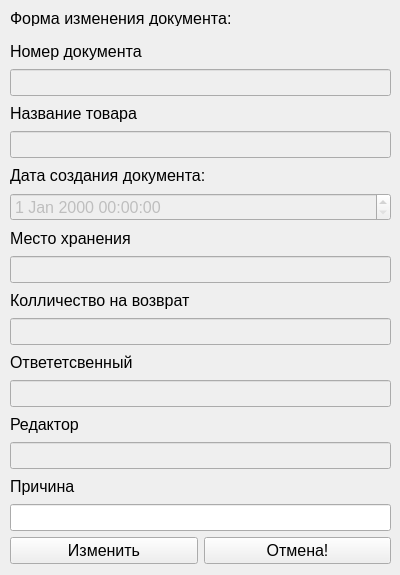
<?xml version="1.0" encoding="UTF-8"?>
<ui version="4.0">
 <class>MainUsersWorkersReturnModify</class>
 <widget class="QWidget" name="MainUsersWorkersReturnModify">
  <property name="geometry">
   <rect>
    <x>0</x>
    <y>0</y>
    <width>400</width>
    <height>575</height>
   </rect>
  </property>
  <property name="windowTitle">
   <string>Изменение</string>
  </property>
  <property name="windowIcon">
   <iconset resource="src.qrc">
    <normaloff>:/images/img/logopm.png</normaloff>:/images/img/logopm.png</iconset>
  </property>
  <property name="styleSheet">
   <string notr="true">#MainUsersWorkersReturnModify{
border-image: url(:/images/img/fonpril.png);}</string>
  </property>
  <widget class="QLabel" name="label">
   <property name="geometry">
    <rect>
     <x>10</x>
     <y>10</y>
     <width>351</width>
     <height>16</height>
    </rect>
   </property>
   <property name="font">
    <font>
     <pointsize>12</pointsize>
    </font>
   </property>
   <property name="text">
    <string>Форма изменения документа:</string>
   </property>
  </widget>
  <widget class="QWidget" name="layoutWidget">
   <property name="geometry">
    <rect>
     <x>10</x>
     <y>40</y>
     <width>381</width>
     <height>524</height>
    </rect>
   </property>
   <property name="font">
    <font>
     <pointsize>12</pointsize>
    </font>
   </property>
   <layout class="QVBoxLayout" name="verticalLayout_2">
    <item>
     <layout class="QVBoxLayout" name="verticalLayout">
      <item>
       <widget class="QLabel" name="label_10">
        <property name="font">
         <font>
          <pointsize>12</pointsize>
         </font>
        </property>
        <property name="text">
         <string>Номер документа</string>
        </property>
       </widget>
      </item>
      <item>
       <widget class="QLineEdit" name="txtID">
        <property name="enabled">
         <bool>false</bool>
        </property>
        <property name="font">
         <font>
          <pointsize>12</pointsize>
         </font>
        </property>
       </widget>
      </item>
      <item>
       <widget class="QLabel" name="label_2">
        <property name="font">
         <font>
          <pointsize>12</pointsize>
         </font>
        </property>
        <property name="text">
         <string>Название товара</string>
        </property>
       </widget>
      </item>
      <item>
       <widget class="QLineEdit" name="txtProduct">
        <property name="enabled">
         <bool>false</bool>
        </property>
        <property name="font">
         <font>
          <pointsize>12</pointsize>
         </font>
        </property>
       </widget>
      </item>
      <item>
       <widget class="QLabel" name="label_3">
        <property name="font">
         <font>
          <pointsize>12</pointsize>
         </font>
        </property>
        <property name="text">
         <string>Дата создания документа:</string>
        </property>
       </widget>
      </item>
      <item>
       <widget class="QDateTimeEdit" name="dtDate">
        <property name="enabled">
         <bool>false</bool>
        </property>
        <property name="font">
         <font>
          <pointsize>12</pointsize>
         </font>
        </property>
       </widget>
      </item>
      <item>
       <widget class="QLabel" name="label_4">
        <property name="font">
         <font>
          <pointsize>12</pointsize>
         </font>
        </property>
        <property name="text">
         <string>Место хранения</string>
        </property>
       </widget>
      </item>
      <item>
       <widget class="QLineEdit" name="txtLocation">
        <property name="enabled">
         <bool>false</bool>
        </property>
        <property name="font">
         <font>
          <pointsize>12</pointsize>
         </font>
        </property>
       </widget>
      </item>
      <item>
       <widget class="QLabel" name="label_9">
        <property name="font">
         <font>
          <pointsize>12</pointsize>
         </font>
        </property>
        <property name="text">
         <string>Колличество на возврат</string>
        </property>
       </widget>
      </item>
      <item>
       <widget class="QLineEdit" name="txtCountReturn">
        <property name="enabled">
         <bool>false</bool>
        </property>
        <property name="font">
         <font>
          <pointsize>12</pointsize>
         </font>
        </property>
       </widget>
      </item>
      <item>
       <widget class="QLabel" name="label_6">
        <property name="font">
         <font>
          <pointsize>12</pointsize>
         </font>
        </property>
        <property name="text">
         <string>Ответетсвенный</string>
        </property>
       </widget>
      </item>
      <item>
       <widget class="QLineEdit" name="txtResponsible">
        <property name="enabled">
         <bool>false</bool>
        </property>
        <property name="font">
         <font>
          <pointsize>12</pointsize>
         </font>
        </property>
       </widget>
      </item>
      <item>
       <widget class="QLabel" name="label_7">
        <property name="font">
         <font>
          <pointsize>12</pointsize>
         </font>
        </property>
        <property name="text">
         <string>Редактор</string>
        </property>
       </widget>
      </item>
      <item>
       <widget class="QLineEdit" name="txtChanger">
        <property name="enabled">
         <bool>false</bool>
        </property>
        <property name="font">
         <font>
          <pointsize>12</pointsize>
         </font>
        </property>
       </widget>
      </item>
      <item>
       <widget class="QLabel" name="label_8">
        <property name="font">
         <font>
          <pointsize>12</pointsize>
         </font>
        </property>
        <property name="text">
         <string>Причина</string>
        </property>
       </widget>
      </item>
      <item>
       <widget class="QLineEdit" name="txtExplanations">
        <property name="font">
         <font>
          <pointsize>12</pointsize>
         </font>
        </property>
       </widget>
      </item>
     </layout>
    </item>
    <item>
     <layout class="QHBoxLayout" name="horizontalLayout">
      <item>
       <widget class="QPushButton" name="pbEdit">
        <property name="font">
         <font>
          <pointsize>12</pointsize>
         </font>
        </property>
        <property name="text">
         <string>Изменить</string>
        </property>
       </widget>
      </item>
      <item>
       <widget class="QPushButton" name="pbClose">
        <property name="font">
         <font>
          <pointsize>12</pointsize>
         </font>
        </property>
        <property name="text">
         <string>Отмена!</string>
        </property>
       </widget>
      </item>
     </layout>
    </item>
   </layout>
  </widget>
 </widget>
 <resources>
  <include location="src.qrc"/>
 </resources>
 <connections/>
</ui>
